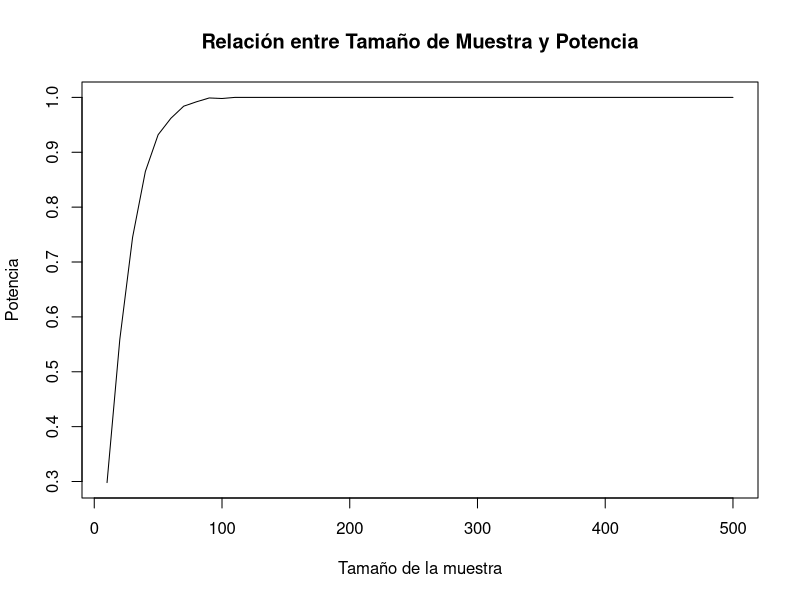

This chart was generated by the following R code:
## ---- chunk 1
knitr::opts_chunk$set(echo = TRUE)
## ---- chunk 2
htmltools::img(src = '../recursos/logo.png', 
               alt = 'logo', 
               style = 'position:absolute; top:0; left:80%; padding:0px;height:155px;width:150px')
## ---- chunk 3
# Generamos una muestra aleatoria con una media verdadera de 100 y una desviación estándar de 15
set.seed(42)
datos_muestra <- rnorm(30, mean = 100, sd = 15)

# Realizamos una prueba t bilateral para comprobar si la media de la población es 100
# dado que por defecto viene para bilateral. Si se quiere unilateral, agrega el parametro
# alternative = "greater", o alternative = "less"
hipotesis_nula <- 100
resultado_ttest <- t.test(datos_muestra, mu = hipotesis_nula)

# Mostramos los resultados
print(resultado_ttest$p.value)

## ---- chunk 4
# Parámetros
media_verdadera <- 5 # o valor media original
media_hipotesis_nula <- 0 # o valor nulo
desviacion_estandar <- 10
alpha <- 0.05
simulaciones <- 1000
tamanos_muestra <- seq(10, 500, by = 10)

# Función para realizar una simulación
simulacion <- function(tamano_muestra) {
  resultados <- replicate(simulaciones, {
    muestra <- rnorm(tamano_muestra, mean = media_verdadera, sd = desviacion_estandar)
    resultado_ttest <- t.test(muestra, mu = media_hipotesis_nula)
    return(resultado_ttest$p.value < alpha)
  })
  potencia <- mean(resultados)
  return(potencia)
}

# Calcular la potencia para diferentes tamaños de muestra
potencias <- sapply(tamanos_muestra, simulacion)

# Graficar
plot(tamanos_muestra, potencias, type="l", xlab="Tamaño de la muestra", ylab="Potencia", main="Relación entre Tamaño de Muestra y Potencia")

## ---- chunk 5
muestra <- c(2.3, 3.5, 4.1, 3.9, 2.8) # Tu muestra
n <- length(muestra)
s2 <- var(muestra) # Varianza de la muestra
sigma2_0 <- 4 # Varianza bajo la hipótesis nula

X2 <- (n - 1) * s2 / sigma2_0

p_valor <- 2 * min(pchisq(X2, df = n - 1), 1 - pchisq(X2, df = n - 1))
print(p_valor)

